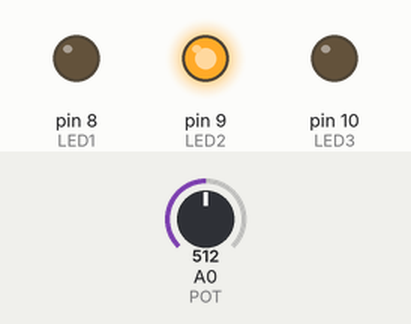
Simulated run of this program. Board: Arduino Uno, built with avr-gcc and run on an emulated ATmega328P. Parts: output pins drawn as LEDs (lit = HIGH). Inputs (shaded band) come from the test bench; at power-on: A0 (POT) = 512. What the program prints to the serial monitor is not drawn.

Above: at 1.2 s.
1.3 s: A0 (POT) set to 675
2.8 s: A0 (POT) set to 695
At 3.9 s:
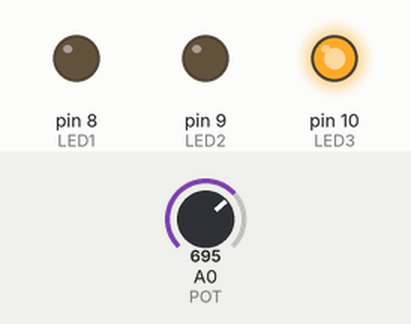
4.3 s: A0 (POT) set to 306
At 4.9 s:
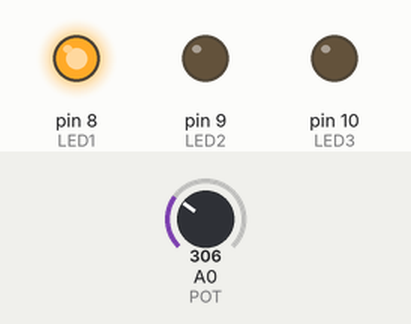
5.8 s: A0 (POT) set to 324
7.3 s: A0 (POT) set to 359
At 8.4 s:
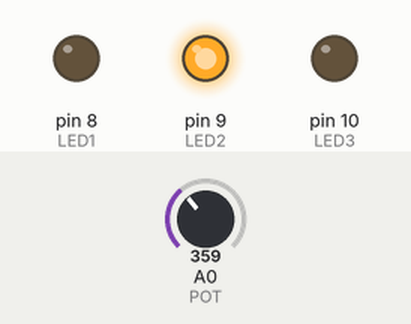
8.8 s: A0 (POT) set to 122
At 9.5 s:
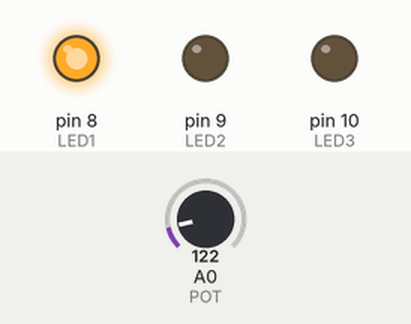
Timing chart, 0 to 11.3 s (numbered marks = the images above; inputs shaded):
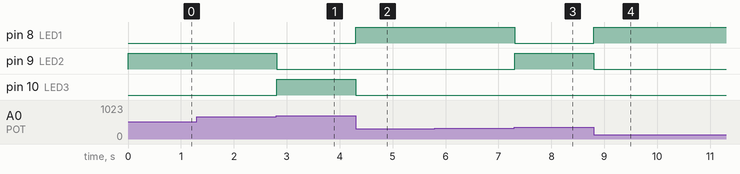

Measured:
- the behaviour switches between 681 and 682 on A0 (POT) (found by bisection; images 0 and 1)
- the behaviour switches between 340 and 341 on A0 (POT) (found by bisection; images 2 and 3)
- after the input at 2.8 s, pin 9 (LED2): HIGH → LOW at once; pin 10 (LED3): LOW → HIGH at once
- after the input at 4.3 s, pin 8 (LED1): LOW → HIGH at once; pin 10 (LED3): HIGH → LOW at once
- after the input at 7.3 s, pin 8 (LED1): HIGH → LOW at once; pin 9 (LED2): LOW → HIGH at once
- after the input at 8.8 s, pin 8 (LED1): LOW → HIGH at once; pin 9 (LED2): HIGH → LOW at once

The program:

main.cpp
```cpp
#include <Arduino.h>

#define LED1 8
#define LED2 9
#define LED3 10

#define POT A0

void setup(){
  pinMode(LED1, OUTPUT);
  pinMode(LED2, OUTPUT);
  pinMode(LED3, OUTPUT);
  pinMode(POT, INPUT);
  Serial.begin(9600);
}

void loop(){
  int reading = analogRead(POT);
  long val = map(reading ,0 ,1023 ,0 ,30);
  Serial.println(val);
  // 1024/3 = 341
  if(val >= 0 && val < 10){
    digitalWrite(LED1, HIGH);
    digitalWrite(LED2, LOW);
    digitalWrite(LED3, LOW);
  } else if (val >= 10 && val < 20){
    digitalWrite(LED1, LOW);
    digitalWrite(LED2, HIGH);
    digitalWrite(LED3, LOW);
  } else if(val >= 20 && val <= 30){
    digitalWrite(LED1, LOW);
    digitalWrite(LED2, LOW);
    digitalWrite(LED3, HIGH);
  }


}
```
